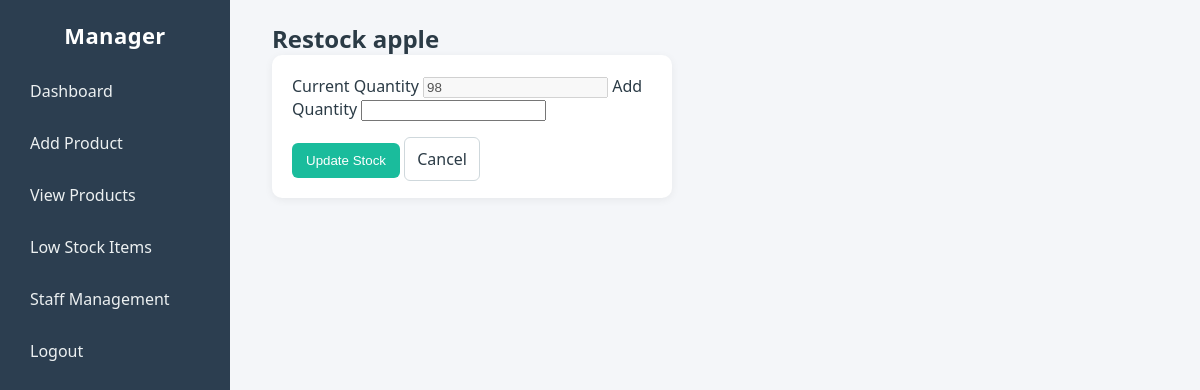
The page /restock_product/1/ on the database as committed earlier.
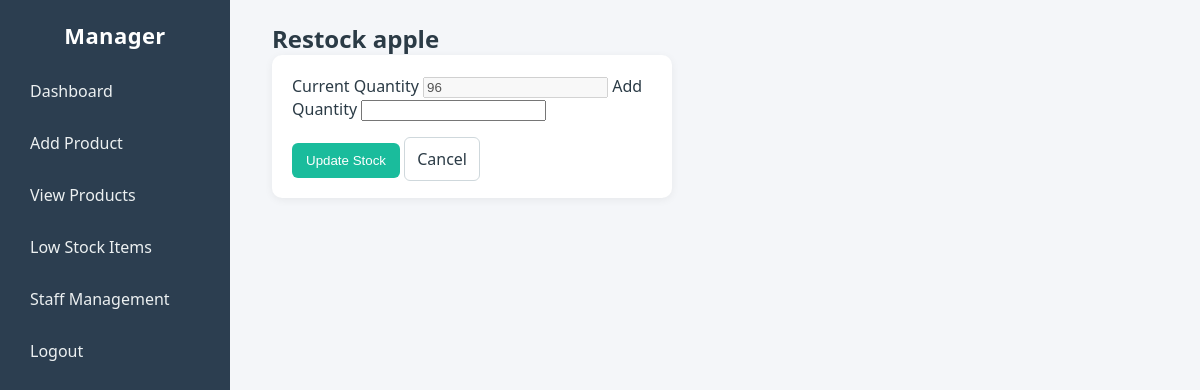
The same page on the database as committed later.
### Inventory_management/models.py (models this page shows, shortened)
class Product(models.Model):
    name = models.CharField(max_length=100)
    category = models.CharField(max_length=100)
    price = models.DecimalField(max_digits=10, decimal_places=2)
    quantity = models.PositiveIntegerField()

### Inventory_management/views.py (the view)
# urls.py: path("restock_product/<int:product_id>/", views.restock_product, name="restock_product"),
def restock_product(request, product_id):
    product = get_object_or_404(Product, id=product_id)
    if request.method == "POST":
        qty = int(request.POST.get("quantity"))
        product.quantity += qty
        product.save()
        return redirect("low_stock")
    return render(request,'admin/restock_product.html', {"product": product})

### Inventory_management/templates/admin/restock_product.html (shortened to what this page needs)
{% load static %}
<!DOCTYPE html>
<html>
<head>
    <link rel="stylesheet" href="{% static 'css/admin/low_stock.css' %}">
</head>
<body>
<div class="sidebar">
    <h2>Manager</h2>
    <a href="{% url 'admin_dashboard' %}">Dashboard</a>
    <a href="{% url 'add_products' %}">Add Product</a>
    <a href="{% url 'view_products' %}">View Products</a>
    <a href="{% url 'low_stock' %}">Low Stock Items</a>
    <a href="{% url 'staff_management' %}">Staff Management</a>
    <a href="{% url 'signin' %}">Logout</a>
</div>
<div class="main-content">
    <header><h1>Restock {{ product.name }}</h1></header>
    <div class="card" style="padding:20px; max-width:400px;">
        <form method="POST">
            <label>Current Quantity</label>
            <input type="number" value="{{ product.quantity }}" disabled>
            <label>Add Quantity</label>
            <input type="number" name="quantity" min="1" required>
            <br><br>
            <button type="submit" class="btn-primary">Update Stock</button>
            <a href="{% url 'low_stock' %}" class="btn-secondary">Cancel</a>
        </form>
    </div>
</div>
</body>
</html>

Rows that differ between the two databases and show on the page:
changed Product "apple": quantity "98" → "96"
